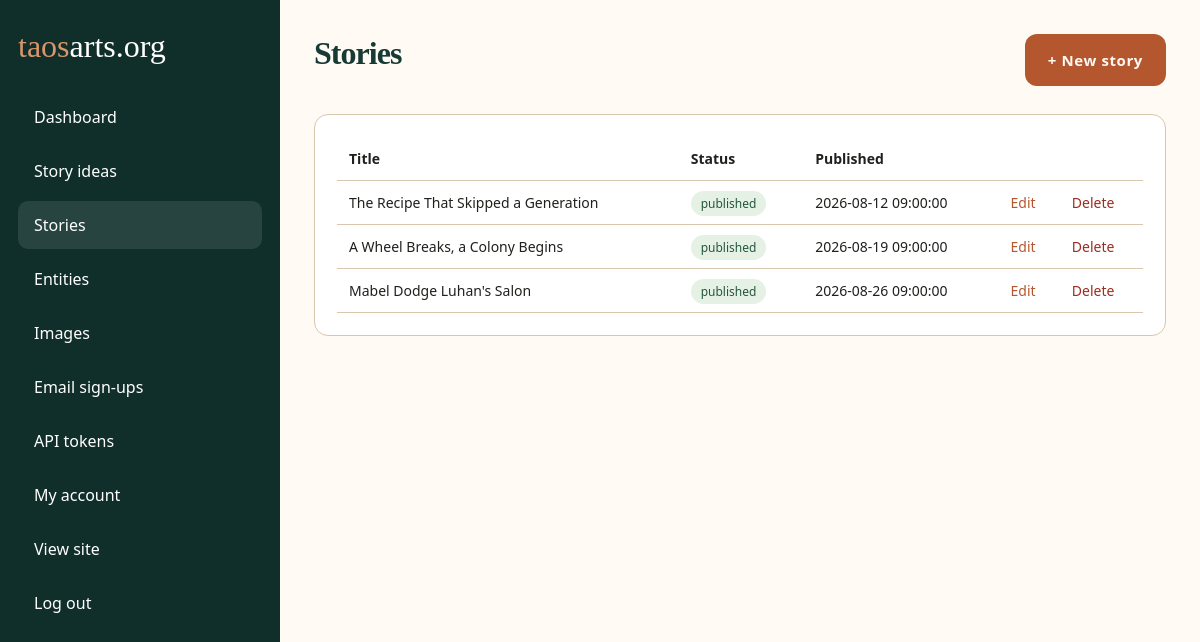
Page /admin/stories.php (signed in) on the committed database.
### tables this page shows
CREATE TABLE stories (
  id INT UNSIGNED AUTO_INCREMENT PRIMARY KEY,
  story_idea_id INT UNSIGNED,
  title VARCHAR(255) NOT NULL,
  dek VARCHAR(500),
  slug VARCHAR(255) NOT NULL UNIQUE,
  body_markdown LONGTEXT NOT NULL,
  spark_url VARCHAR(1000),
  spark_source VARCHAR(255),
   
   
   
   
  coverage_year YEAR NULL,
   
   
   
   
  primary_entity_id INT UNSIGNED,
  status ENUM('draft','published') DEFAULT 'draft',
  published_at DATETIME,
  created_at DATETIME DEFAULT CURRENT_TIMESTAMP,
  updated_at DATETIME DEFAULT CURRENT_TIMESTAMP ON UPDATE CURRENT_TIMESTAMP,
  FOREIGN KEY (story_idea_id) REFERENCES story_ideas(id) ON DELETE SET NULL,
  FOREIGN KEY (primary_entity_id) REFERENCES entities(id) ON DELETE SET NULL,
  INDEX (status),
  INDEX (published_at)
);

### includes/functions.php (called while the page is built, shortened)
<?php
function h($value): string { return htmlspecialchars((string)$value, ENT_QUOTES, 'UTF-8'); }
    ?>

### admin/stories.php (the view, shortened to what this page needs)
<?php
require_once __DIR__ . '/_layout.php';
$pdo = db();
$rows = $pdo->query('SELECT * FROM stories ORDER BY created_at DESC')->fetchAll();
?>
<div class="topbar"><h1>Stories</h1><a class="btn" href="editor.php">+ New story</a></div>
<section class="panel">
  <table class="table">
    <tr><th>Title</th><th>Status</th><th>Published</th><th></th><th></th></tr>
    <?php foreach ($rows as $r): ?>
    <?php
      $confirmMsg = $r['status'] === 'published'
        ? "Delete \"{$r['title']}\"? It's live on the site — deleting it removes it immediately. This can't be undone."
        : "Delete \"{$r['title']}\"? This can't be undone.";
    ?>
    <tr>
      <td><?= h($r['title']) ?></td>
      <td><span class="pill"><?= h($r['status']) ?></span></td>
      <td><?= h($r['published_at'] ?: '—') ?></td>
      <td><a href="editor.php?id=<?= (int)$r['id'] ?>">Edit</a></td>
      <td>
        <form method="post" onsubmit="return confirm(<?= h(json_encode($confirmMsg)) ?>);" style="display:inline">
          <button class="link-btn">Delete</button>
        </form>
      </td>
    </tr>
    <?php endforeach; ?>
  </table>
</section>
<?php require __DIR__ . '/_footer.php'; ?>

### assets/css/style.css (style rules this page uses)
:root { --ink:#173a35; --deep:#102f2b; --clay:#b4572f; --clay-dark:#8f401d; --sand:#efe3cf; --paper:#fbf6ed; --paper-strong:#fffdf8; --line:#d8c6ad; --line-soft:#e7dccd; --muted:#685f54; --sage:#82907f; --shadow:0 18px 50px rgba(28,24,19,.08); --shadow-soft:0 10px 26px rgba(28,24,19,.05); }
* { box-sizing:border-box }
html { scroll-behavior:smooth }
body { margin:0; font-family:"Avenir Next","Gill Sans","Segoe UI",sans-serif; background: radial-gradient(circle at top left, rgba(194,150,94,.10), transparent 34%), radial-gradient(circle at right 20%, rgba(76,132,122,.08), transparent 28%), var(--paper); color:#20201d; overflow-x:hidden; }
h1,h2,h3 { margin:0 0 14px; font-family:"Iowan Old Style","Palatino Linotype","Book Antiqua","Baskerville","Times New Roman",serif; color:var(--ink); line-height:1; letter-spacing:-.03em; }
a { color:var(--clay);text-decoration:none }
.btn { display:inline-flex; align-items:center; justify-content:center; min-height:52px; padding:14px 22px; border-radius:12px; border:1px solid transparent; background:var(--clay); color:#fff8f2; font-size:15px; font-weight:700; letter-spacing:.04em; cursor:pointer; transition:transform .18s ease, background .18s ease, border-color .18s ease; }
.topbar { display:flex; justify-content:space-between; align-items:center; gap:18px; margin-bottom:28px; }
.panel { background:white; border:1px solid var(--line); border-radius:14px; padding:22px; margin-bottom:22px; }
.table { width:100%; border-collapse:collapse; }
.table th,.table td { text-align:left; padding:12px; border-bottom:1px solid var(--line); font-size:14px; vertical-align:top; }
.link-btn { background:none; border:none; padding:0; font:inherit; color:#9d2d20; cursor:pointer; }
.pill { padding:4px 10px; border-radius:99px; background:#e6f1e5; color:#24563d; font-size:12px; }

### rows in the picture
stories: title "The Recipe That Skipped a Generation", status "published", published_at "2026-08-12 09:00:00"
stories: title "A Wheel Breaks, a Colony Begins", status "published", published_at "2026-08-19 09:00:00"
stories: title "Mabel Dodge Luhan's Salon", status "published", published_at "2026-08-26 09:00:00"
